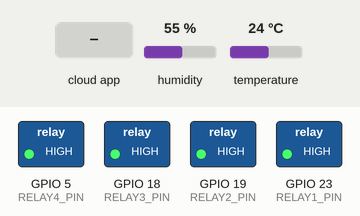
The sketch below on a simulated ESP32. Parts: switched loads named in the sketch (green lamp = pin HIGH). Dashed ring = blinking. The test bench sets the inputs (shaded band); at power-on: humidity 55 %, temperature 24 °C. WiFi joins after 1.5 s; servers stay silent unless stated; the Firebase database answers and starts empty; what the sketch prints to the serial monitor is not drawn.

Above: at 2.7 s.
2.8 s: the phone or cloud app sets mode to 1
At 3.24 s:
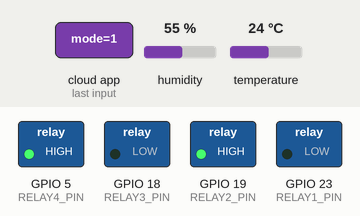
At 5.13 s:
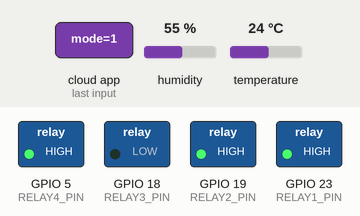
6.3 s: the phone or cloud app sets relay1 to 1
At 8.76 s:
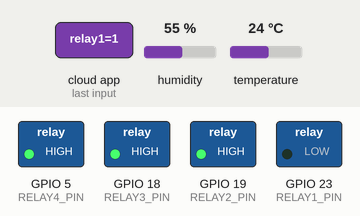
9.8 s: the phone or cloud app sets relay2 to 1
At 10.81 s:
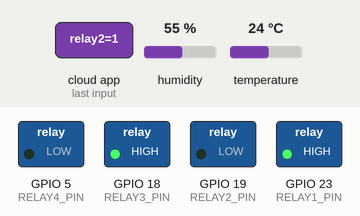
13.3 s: the phone or cloud app sets relay3 to 1
20.8 s: the phone or cloud app sets mode to 2
29.4 s: the phone or cloud app sets relay1 to 0
Timing chart, 0 to 34.4 s (numbered marks = the images above; inputs shaded):
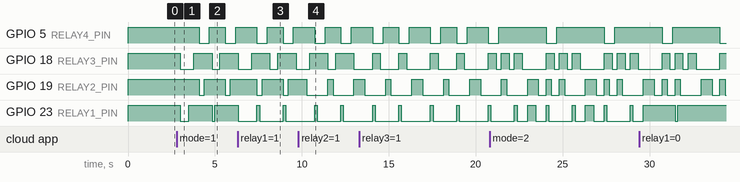

Measured:
- after the input at 2.8 s, GPIO 5 (RELAY4_PIN): alternates HIGH for 0.90 s and LOW for 0.60 s, starting after 1.3 s; GPIO 18 (RELAY3_PIN): HIGH → LOW after 0.21 s, → HIGH 0.77 s later, → LOW 1.1 s later, → HIGH 0.45 s later

The sketch:

esp32_firebase_iot2.ino
```cpp
/*
 * =====================================================
 *  IoT Firebase - ESP32 + DHT11 + 4 Relay
 *  Firebase Realtime Database (Auth: Database Secret)
 *
 *  Pin Configuration:
 *  - DHT11  : GPIO 4
 *  - Relay1 : GPIO 23
 *  - Relay2 : GPIO 19
 *  - Relay3 : GPIO 18
 *  - Relay4 : GPIO 5
 * =====================================================
 *
 *  Library yang dibutuhkan (Install via Library Manager):
 *  1. Firebase ESP Client  -> by Mobizt
 *  2. DHT sensor library   -> by Adafruit
 *  3. Adafruit Unified Sensor -> by Adafruit
 * =====================================================
 */

#include <WiFi.h>
#include <Firebase_ESP_Client.h>
#include <DHT.h>

#include "addons/TokenHelper.h"
#include "addons/RTDBHelper.h"

// =====================================================
//  KONFIGURASI - SESUAIKAN BAGIAN INI
// =====================================================

// WiFi
#define WIFI_SSID       "hotspot@unama"
#define WIFI_PASSWORD   ""

// Firebase
#define DATABASE_URL    "https://namira-firebase-default-rtdb.asia-southeast1.firebasedatabase.app"
#define DATABASE_SECRET "eAvP2GCBpC57rNNcowrgEQBVIVS48vakzry439oU"

// Pin DHT11
#define DHT_PIN         4
#define DHT_TYPE        DHT11

// Pin Relay (active LOW: relay nyala saat pin LOW)
#define RELAY1_PIN      23
#define RELAY2_PIN      19
#define RELAY3_PIN      18
#define RELAY4_PIN      5

// Interval kirim data sensor (millisecond)
#define SEND_INTERVAL   3000  // 3 detik

// =====================================================
//  INISIALISASI OBJEK
// =====================================================

DHT dht(DHT_PIN, DHT_TYPE);

FirebaseData fbdo;
FirebaseAuth auth;
FirebaseConfig config;

// =====================================================
//  VARIABEL GLOBAL
// =====================================================

unsigned long lastSendTime = 0;

// Status relay lokal (untuk deteksi perubahan)
bool relay1State = false;
bool relay2State = false;
bool relay3State = false;
bool relay4State = false;

// Mode animasi
int animasiMode = 0;
unsigned long lastAnimasiTime = 0;
int animasiStep = 0;

// =====================================================
//  SETUP
// =====================================================

void setup() {
  Serial.begin(115200);
  Serial.println("\n=== ESP32 IoT Firebase (Secret Auth) ===");

  // --- Inisialisasi Pin Relay ---
  pinMode(RELAY1_PIN, OUTPUT);
  pinMode(RELAY2_PIN, OUTPUT);
  pinMode(RELAY3_PIN, OUTPUT);
  pinMode(RELAY4_PIN, OUTPUT);

  // Matikan semua relay saat boot
  setRelay(1, false);
  setRelay(2, false);
  setRelay(3, false);
  setRelay(4, false);

  // --- Inisialisasi DHT11 ---
  dht.begin();

  // --- Koneksi WiFi ---
  WiFi.begin(WIFI_SSID, WIFI_PASSWORD);
  Serial.print("Menghubungkan ke WiFi");
  while (WiFi.status() != WL_CONNECTED) {
    delay(500);
    Serial.print(".");
  }
  Serial.println("\nWiFi terhubung!");
  Serial.print("IP Address: ");
  Serial.println(WiFi.localIP());

  // --- Konfigurasi Firebase dengan Database Secret ---
  // Tidak perlu signUp/signIn - langsung pakai secret sebagai token
  config.database_url = DATABASE_URL;
  config.signer.tokens.legacy_token = DATABASE_SECRET;

  // Mulai Firebase
  Firebase.begin(&config, &auth);
  Firebase.reconnectWiFi(true);

  // Tambah timeout untuk jaringan lambat
  config.timeout.serverResponse = 10 * 1000;  // 10 detik

  Serial.println("Firebase siap!");
  Serial.println("=========================================\n");
}

// =====================================================
//  LOOP UTAMA
// =====================================================

void loop() {
  if (Firebase.ready()) {

    // 1. Kirim data sensor setiap SEND_INTERVAL
    kirimDataSensor();

    // 2. Baca status relay dari Firebase
    bacaRelay();

    // 3. Baca mode animasi dari Firebase
    bacaAnimasi();

    // 4. Jalankan animasi jika mode aktif
    jalankanAnimasi();
  }
}

// =====================================================
//  FUNGSI: SET RELAY
//  Active LOW: true(ON) = pin LOW, false(OFF) = pin HIGH
// =====================================================

void setRelay(int nomor, bool status) {
  int pin;
  switch (nomor) {
    case 1: pin = RELAY1_PIN; relay1State = status; break;
    case 2: pin = RELAY2_PIN; relay2State = status; break;
    case 3: pin = RELAY3_PIN; relay3State = status; break;
    case 4: pin = RELAY4_PIN; relay4State = status; break;
    default: return;
  }
  digitalWrite(pin, status ? LOW : HIGH);
  Serial.printf("Relay %d -> %s\n", nomor, status ? "ON" : "OFF");
}

// =====================================================
//  FUNGSI: KIRIM DATA SENSOR KE FIREBASE
// =====================================================

void kirimDataSensor() {
  unsigned long now = millis();
  if (now - lastSendTime < SEND_INTERVAL) return;
  lastSendTime = now;

  float suhu = dht.readTemperature();
  float kelembaban = dht.readHumidity();

  if (isnan(suhu) || isnan(kelembaban)) {
    Serial.println("ERROR: Gagal membaca DHT11!");
    return;
  }

  Serial.printf("Sensor -> Suhu: %.1f C | Kelembaban: %.1f%%\n", suhu, kelembaban);

  // Kirim suhu
  if (Firebase.RTDB.setFloat(&fbdo, "/sensor/suhu", suhu)) {
    Serial.println("  Suhu terkirim");
  } else {
    Serial.printf("  Gagal kirim suhu: %s\n", fbdo.errorReason().c_str());
  }

  // Kirim kelembaban
  if (Firebase.RTDB.setFloat(&fbdo, "/sensor/kelembaban", kelembaban)) {
    Serial.println("  Kelembaban terkirim");
  } else {
    Serial.printf("  Gagal kirim kelembaban: %s\n", fbdo.errorReason().c_str());
  }
}

// =====================================================
//  FUNGSI: BACA STATUS RELAY DARI FIREBASE
// =====================================================

void bacaRelay() {
  bool statusBaru;

  if (Firebase.RTDB.getBool(&fbdo, "/relay/relay1")) {
    statusBaru = fbdo.boolData();
    if (statusBaru != relay1State) setRelay(1, statusBaru);
  }

  if (Firebase.RTDB.getBool(&fbdo, "/relay/relay2")) {
    statusBaru = fbdo.boolData();
    if (statusBaru != relay2State) setRelay(2, statusBaru);
  }

  if (Firebase.RTDB.getBool(&fbdo, "/relay/relay3")) {
    statusBaru = fbdo.boolData();
    if (statusBaru != relay3State) setRelay(3, statusBaru);
  }

  if (Firebase.RTDB.getBool(&fbdo, "/relay/relay4")) {
    statusBaru = fbdo.boolData();
    if (statusBaru != relay4State) setRelay(4, statusBaru);
  }
}

// =====================================================
//  FUNGSI: BACA MODE ANIMASI DARI FIREBASE
// =====================================================

void bacaAnimasi() {
  if (Firebase.RTDB.getInt(&fbdo, "/animasi/mode")) {
    int modeBaru = fbdo.intData();
    if (modeBaru != animasiMode) {
      animasiMode = modeBaru;
      animasiStep = 0;
      Serial.printf("Mode animasi -> %d\n", animasiMode);

      // Reset semua relay saat ganti mode ke manual
      if (animasiMode == 0) {
        setRelay(1, false); setRelay(2, false);
        setRelay(3, false); setRelay(4, false);
        Firebase.RTDB.setBool(&fbdo, "/relay/relay1", false);
        Firebase.RTDB.setBool(&fbdo, "/relay/relay2", false);
        Firebase.RTDB.setBool(&fbdo, "/relay/relay3", false);
        Firebase.RTDB.setBool(&fbdo, "/relay/relay4", false);
      }
    }
  }
}

// =====================================================
//  FUNGSI: JALANKAN ANIMASI
//  Variasi 1 (mode=1): Kedip bergantian relay 1&3 vs 2&4
//  Variasi 2 (mode=2): Running light relay 1->2->3->4->ulang
// =====================================================

void jalankanAnimasi() {
  if (animasiMode == 0) return;

  unsigned long now = millis();

  // --- VARIASI 1: Kedip Bergantian (interval 500ms) ---
  if (animasiMode == 1) {
    if (now - lastAnimasiTime < 500) return;
    lastAnimasiTime = now;

    if (animasiStep % 2 == 0) {
      setRelay(1, true);  setRelay(2, false);
      setRelay(3, true);  setRelay(4, false);
    } else {
      setRelay(1, false); setRelay(2, true);
      setRelay(3, false); setRelay(4, true);
    }
    animasiStep++;
  }

  // --- VARIASI 2: Running Light (interval 300ms) ---
  else if (animasiMode == 2) {
    if (now - lastAnimasiTime < 300) return;
    lastAnimasiTime = now;

    // Matikan semua dulu
    setRelay(1, false); setRelay(2, false);
    setRelay(3, false); setRelay(4, false);

    // Nyalakan satu relay berurutan
    int relayAktif = (animasiStep % 4) + 1;
    setRelay(relayAktif, true);
    animasiStep++;
  }
}
```
